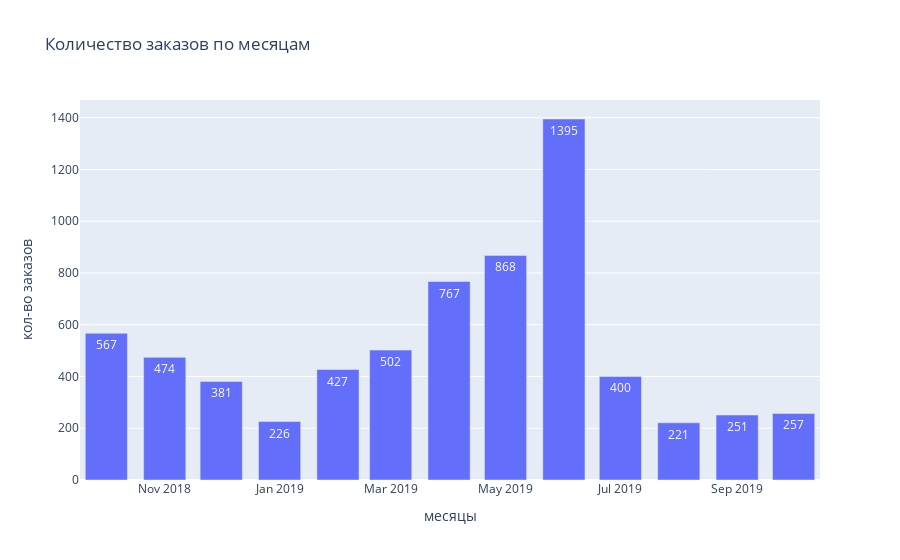

Notebook code for this chart:
### Code cell
import plotly.graph_objects as go

x = orders_by_month['year_month']
y = orders_by_month['order_id']

# Use textposition='auto' for direct text
fig = go.Figure(data=[go.Bar(
            x=x, y=y,
            text=y,
            textposition='auto',
        )])
fig.update_layout(
    title="Количество заказов по месяцам",
    xaxis_title="месяцы",
    yaxis_title="кол-во заказов",
)

fig.show()

### Figure 1 — Plotly figure (JSON) as saved in the notebook; plotly's stock layout.template omitted (floating-point values rounded to 4 significant figures)
{"data": [{"text": [567, 474, 381, 226, 427, 502, 767, 868, 1395, 400, 221, 251, 257], "textposition": "auto", "type": "bar", "x": ["2018-10", "2018-11", "2018-12", "2019-01", "2019-02", "2019-03", "2019-04", "2019-05", "2019-06", "2019-07", "2019-08", "2019-09", "2019-10"], "y": [567, 474, 381, 226, 427, 502, 767, 868, 1395, 400, 221, 251, 257]}], "layout": {"title": {"text": "Количество заказов по месяцам"}, "xaxis": {"title": {"text": "месяцы"}}, "yaxis": {"title": {"text": "кол-во заказов"}}}}
